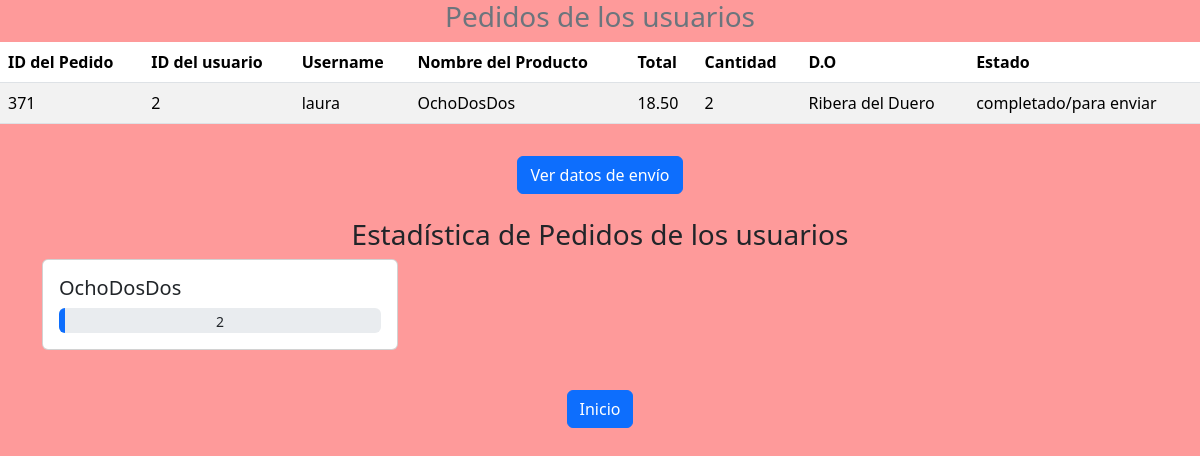
The page /vistaadmin/pedidosusuarios.php on the database its author committed.
### tables this page shows
CREATE TABLE `pedido` (
  `pedido_id` int(11) NOT NULL,
  `fecha` timestamp NOT NULL DEFAULT current_timestamp() ON UPDATE current_timestamp(),
  `total` decimal(10,2) DEFAULT NULL,
  `fk_usuario` int(11) NOT NULL,
  `estado` varchar(50) NOT NULL DEFAULT 'en trámite'
);

CREATE TABLE `usuario` (
  `usuario_id` int(11) NOT NULL,
  `username` varchar(60) DEFAULT NULL,
  `password` varchar(60) DEFAULT NULL,
  `rol` varchar(60) NOT NULL DEFAULT 'user',
  `correo` varchar(50) DEFAULT NULL
);

CREATE TABLE `producto` (
  `producto_id` int(11) NOT NULL,
  `nombre` varchar(60) NOT NULL,
  `pvp` decimal(10,2) NOT NULL,
  `stock` int(11) NOT NULL,
  `do` varchar(60) NOT NULL,
  `descripcion` varchar(500) NOT NULL,
  `url_imagen` varchar(500) DEFAULT NULL
);

CREATE TABLE `linea_pedido` (
  `fk_pedido` int(11) NOT NULL,
  `fk_producto` int(11) NOT NULL,
  `cantidad` int(11) NOT NULL
);

### vistaadmin/pedidosusuarios.php (the view, shortened to what this page needs)
<!DOCTYPE html>
<html>
<head>
    <link rel="stylesheet" type="text/css" href="estilovistaadmin.css">
    <link href="https://cdn.jsdelivr.net/npm/bootstrap@5.3.2/dist/css/bootstrap.min.css" rel="stylesheet">
    <link rel="stylesheet" href="https://cdn.jsdelivr.net/npm/bootstrap-icons@1.11.3/font/bootstrap-icons.min.css">
</head>
<body id="body">
<?php
include "../Conexion.php";
$sql_pedidos = "SELECT pedido.pedido_id, usuario.usuario_id, usuario.username, producto.nombre, pedido.total, linea_pedido.cantidad, producto.do, pedido.estado
                FROM pedido
                INNER JOIN linea_pedido ON pedido.pedido_id = linea_pedido.fk_pedido
                INNER JOIN producto ON linea_pedido.fk_producto = producto.producto_id
                INNER JOIN usuario ON pedido.fk_usuario = usuario.usuario_id
                WHERE pedido.estado = 'completado/para enviar'";
$resultado_pedidos = $conexion->query($sql_pedidos);
$pedidos = [];
if ($resultado_pedidos && $resultado_pedidos->num_rows > 0) {
    while ($pedido = $resultado_pedidos->fetch_assoc()) {
        $pedidos[] = $pedido;
    }
}
if (!empty($pedidos)) {
    echo '<h3 class="text-center text-secondary">Pedidos de los usuarios</h3>';
    echo '<table class="table table-striped">';
    echo '<thead>
            <tr>
                <th>ID del Pedido</th>
                <th>ID del usuario</th>
                <th>Username</th>
                <th>Nombre del Producto</th>
                <th>Total</th>
                <th>Cantidad</th>
                <th>D.O</th>
                <th>Estado</th>
            </tr>
          </thead>';
    echo '<tbody>';
    foreach ($pedidos as $pedido) {
        echo '<tr>';
        echo '<td>' . $pedido['pedido_id'] . '</td>';
        echo '<td>' . $pedido['usuario_id'] . '</td>';
        echo '<td>' . $pedido['username'] . '</td>';
        echo '<td>' . $pedido['nombre'] . '</td>';
        echo '<td>' . $pedido['total'] . '</td>';
        echo '<td>' . $pedido['cantidad'] . '</td>';
        echo '<td>' . $pedido['do'] . '</td>';
        echo '<td>' . $pedido['estado'] . '</td>';
        echo '</tr>';
    }
    echo '</tbody>';
    echo '</table>';
    echo '<form method="POST" action="mostrardatosenvio.php" class="text-center mt-3">';
    echo '<button class="btn btn-primary text-center mt-3" type="submit" name="verDatosEnvio">Ver datos de envío</button>';
    echo '</form>';
    echo '<div class="container">';
    echo '<h3 class="text-center mt-4">Estadística de Pedidos de los usuarios</h3>';
    echo '<div class="row">';
    foreach ($pedidos as $pedido)
     {
        echo '<div class="col-md-4">';
        echo '<div class="card mb-4">';
        echo '<div class="card-body">';
        echo '<h5 class="card-title">' . $pedido["nombre"] . '</h5>';
        echo '<div class="progress" style="min-width: 150px;">';
        echo '<div class="progress-bar bg-primary" role="progressbar" style="width: ' . $pedido["cantidad"] . '%" aria-valuenow="' . $pedido["cantidad"] . '" aria-valuemin="0" aria-valuemax="100"></div>';
        echo '<span class="numberbarra">' . $pedido["cantidad"] . '</span>';
        echo '</div>';
        echo '</div>';
        echo '</div>';
        echo '</div>';
    }
    echo '</div>';
    echo '</div>';
} else {
    echo '<p class="text-center">No hay pedidos completados/para enviar.</p>';
}
?>
<div class="text-center mt-3">
<a href="/TiendaVinos/vistaadmin/Index.php" class="btn btn-primary">Inicio</a>
</div>
</body>
</html>

### vistaadmin/estilovistaadmin.css (style rules this page uses)
#body { background-color:rgb(254, 154, 154); }

### vistaadmin/pedidosusuarios.php (style rules this page uses)
.progress { position: relative; height: 25px; }
.numberbarra { font-size: 14px; position: absolute; left: 50%; top: 50%; transform: translate(-50%, -50%); }

### rows shown on the page
pedido: pedido_id "371", fk_usuario.usuario_id "2", fk_usuario.username "laura", producto.nombre "OchoDosDos", total "18.50", linea_pedido.cantidad "2", producto.do "Ribera del Duero", estado "completado/para enviar"
